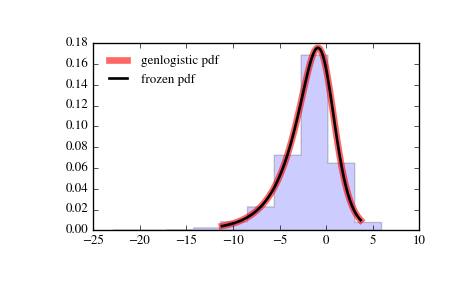

Here is the Python script that generated this plot:
from scipy.stats import genlogistic
import matplotlib.pyplot as plt
fig, ax = plt.subplots(1, 1)

# Calculate a few first moments:

c = 0.412
mean, var, skew, kurt = genlogistic.stats(c, moments='mvsk')

# Display the probability density function (``pdf``):

x = np.linspace(genlogistic.ppf(0.01, c),
                genlogistic.ppf(0.99, c), 100)
ax.plot(x, genlogistic.pdf(x, c),
       'r-', lw=5, alpha=0.6, label='genlogistic pdf')

# Alternatively, the distribution object can be called (as a function)
# to fix the shape, location and scale parameters. This returns a "frozen"
# RV object holding the given parameters fixed.

# Freeze the distribution and display the frozen ``pdf``:

rv = genlogistic(c)
ax.plot(x, rv.pdf(x), 'k-', lw=2, label='frozen pdf')

# Check accuracy of ``cdf`` and ``ppf``:

vals = genlogistic.ppf([0.001, 0.5, 0.999], c)
np.allclose([0.001, 0.5, 0.999], genlogistic.cdf(vals, c))
# True

# Generate random numbers:

r = genlogistic.rvs(c, size=1000)

# And compare the histogram:

ax.hist(r, normed=True, histtype='stepfilled', alpha=0.2)
ax.legend(loc='best', frameon=False)
plt.show()
